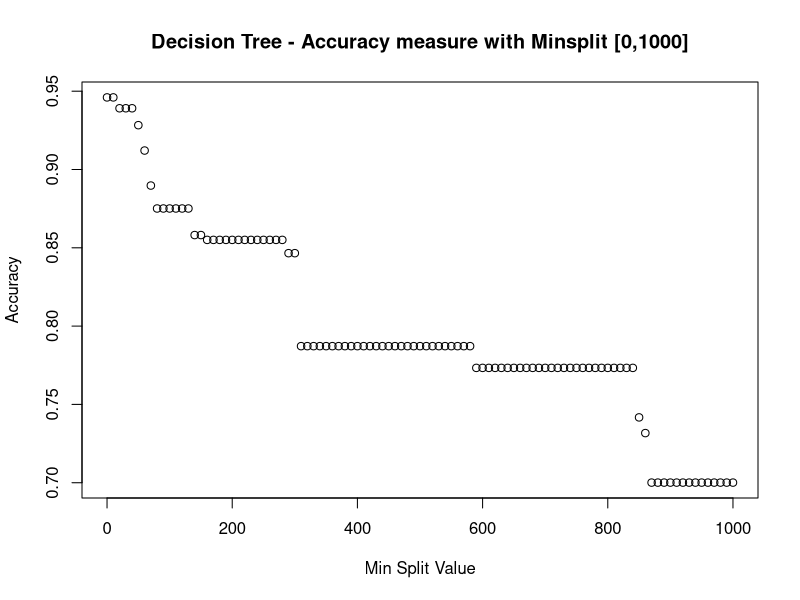
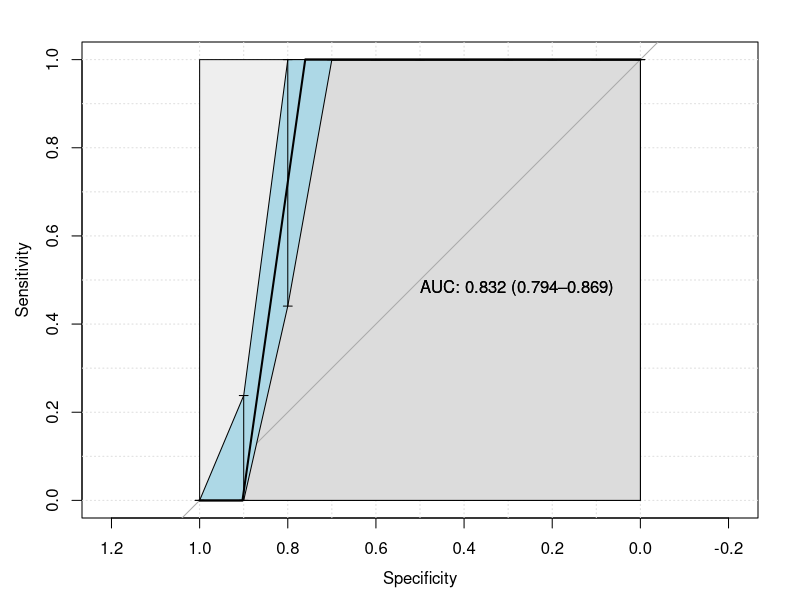
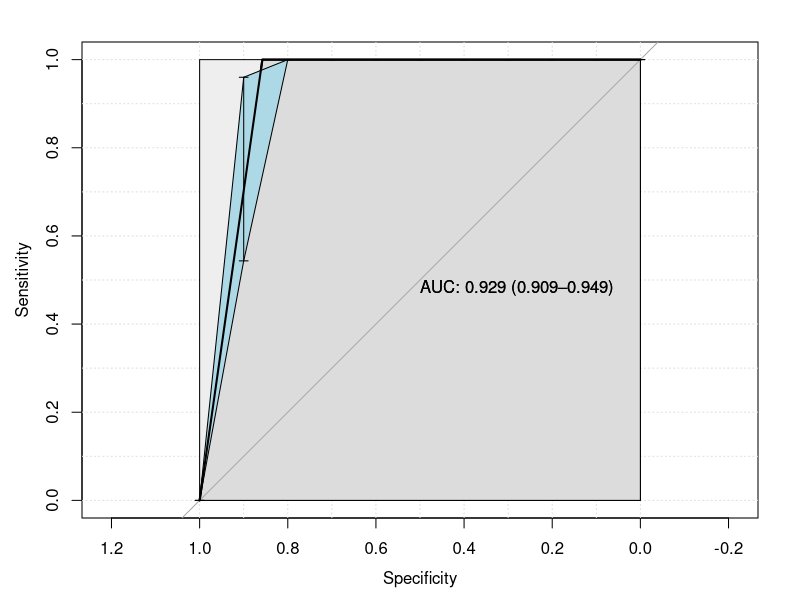
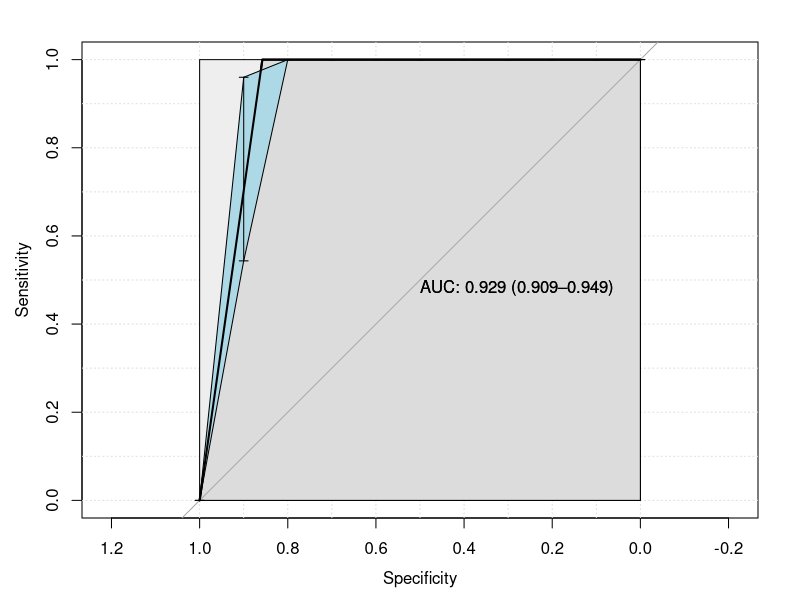
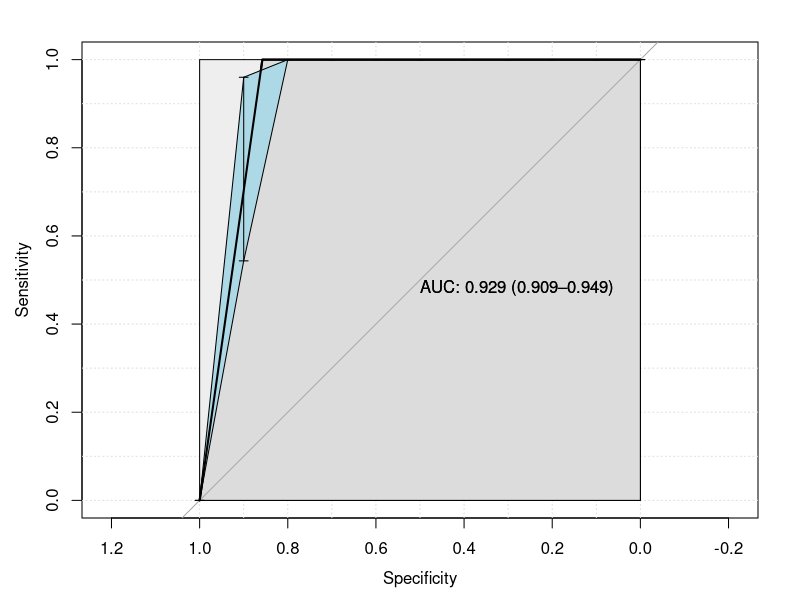
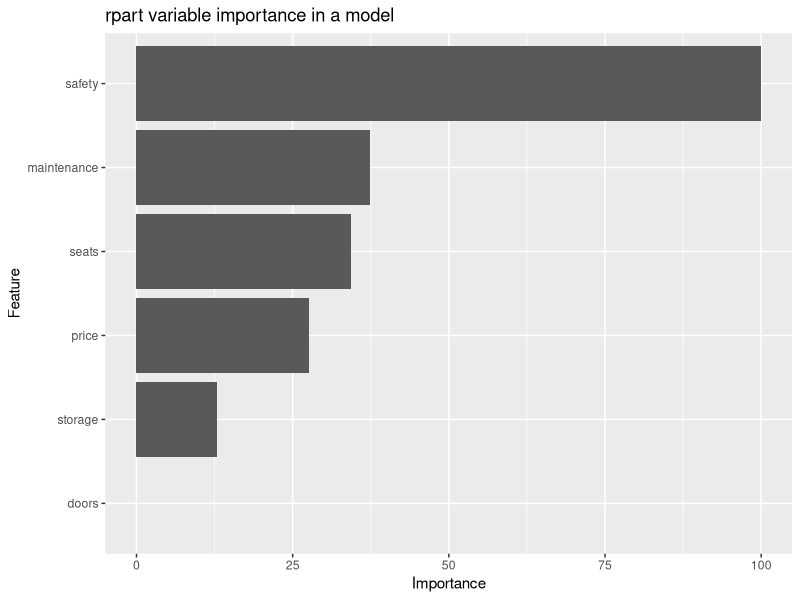

Here is the R script that generated these plots, in order: (Note: this script raises an error after producing the figures.)
# install.packages("rpart")
# install.packages("pROC")
# install.packages('caTools')
# install.packages("randomForest")
# install.packages("caret")
# install.packages("e1071")
# install.packages("ggplot2")

setwd("F:/SMU2/Data mining/Assignment2")
#-----------------Decision tree----------------------#
#           
#       RPART
#
#
library(rpart)
library(pROC)
library(randomForest)
library(caret)
library(ggplot2)
set.seed(123)
carData=read.csv("car.csv")
summary(carData)
# View(carData)

x=carData[,1:6]
y=carData[,7]

# Splitting the dataset into the Training set and Test set
library(caTools)
set.seed(123)
split = sample.split(carData$shouldBuy, SplitRatio = 0.75)
training_set = subset(carData, split == TRUE)
test_set = subset(carData, split == FALSE)

list_data <- c()


#-----------------Decision Tree , Evaluating accuracy for different minsplit -------------------#

library(rpart)
for (i in seq(0, 1000, 10)){
  treeCar = rpart(shouldBuy~.,data=training_set,method="class",control=rpart.control(minsplit=i))
  #Pridiction
  predCar=predict(treeCar,training_set,type="class")
  #Matrix
  treeCM=table(training_set[,7],predCar)
  treeCM
  #Accuracy
  accuracy = sum(diag(treeCM))/sum(treeCM)
  list_data <- c(list_data,accuracy)
}

temp_list_data <- c(seq(0, 1000, 10)) 
temp_list_data
list_data
plot(y=list_data,x=temp_list_data,
     main = "Decision Tree - Accuracy measure with Minsplit [0,1000]",
     ylab = "Accuracy",
     xlab = "Min Split Value")


#-----------------Decision Tree , choosing minsplit as 140 ---------------------------------#
library(rpart)
treeCar = rpart(shouldBuy~.,data=training_set,method="class",control=rpart.control(minsplit=140))
treeCar

predCar=predict(treeCar,training_set,type="class")
#Matrix
treeCM=table(training_set[,7],predCar)
treeCM
#Accuracy of the prediction using Decision Tree
accuracy=sum(diag(treeCM))/sum(treeCM)
accuracy
#-----------------Decision Tree , ROC curves ---------------------------------#

predCar_prob=predict(treeCar,training_set,type="prob")
predCar_prob
roc_1 = roc(training_set[,"shouldBuy"],predCar_prob[,1],smoothed = TRUE,
            # arguments for ci
            ci=TRUE, ci.alpha=0.9, stratified=FALSE,
            # arguments for plot
            plot=TRUE, auc.polygon=TRUE, max.auc.polygon=TRUE, grid=TRUE,
            print.auc=TRUE, show.thres=TRUE)
sens.ci <- ci.se(roc_1)
plot(sens.ci, type="shape", col="lightblue")
## Warning in plot.ci.se(sens.ci, type = "shape", col = "lightblue"): Low
## definition shape.
plot(sens.ci, type="bars")


roc_2 = roc(training_set[,"shouldBuy"],predCar_prob[,2],smoothed = TRUE,
            # arguments for ci
            ci=TRUE, ci.alpha=0.9, stratified=FALSE,
            # arguments for plot
            plot=TRUE, auc.polygon=TRUE, max.auc.polygon=TRUE, grid=TRUE,
            print.auc=TRUE, show.thres=TRUE)
sens.ci <- ci.se(roc_2)
plot(sens.ci, type="shape", col="lightblue")
## Warning in plot.ci.se(sens.ci, type = "shape", col = "lightblue"): Low
## definition shape.
plot(sens.ci, type="bars")

roc_3 = roc(training_set[,"shouldBuy"],predCar_prob[,3],smoothed = TRUE,
            # arguments for ci
            ci=TRUE, ci.alpha=0.9, stratified=FALSE,
            # arguments for plot
            plot=TRUE, auc.polygon=TRUE, max.auc.polygon=TRUE, grid=TRUE,
            print.auc=TRUE, show.thres=TRUE)
sens.ci <- ci.se(roc_3)
plot(sens.ci, type="shape", col="lightblue")
## Warning in plot.ci.se(sens.ci, type = "shape", col = "lightblue"): Low
## definition shape.
plot(sens.ci, type="bars")

roc_4 = roc(training_set[,"shouldBuy"],predCar_prob[,4],smoothed = TRUE,
            # arguments for ci
            ci=TRUE, ci.alpha=0.9, stratified=FALSE,
            # arguments for plot
            plot=TRUE, auc.polygon=TRUE, max.auc.polygon=TRUE, grid=TRUE,
            print.auc=TRUE, show.thres=TRUE)
sens.ci <- ci.se(roc_4)
plot(sens.ci, type="shape", col="lightblue")
## Warning in plot.ci.se(sens.ci, type = "shape", col = "lightblue"): Low
## definition shape.
plot(sens.ci, type="bars")

#-----------------Decision Tree , K Fold ---------------------------------#

library(caret)
library(e1071)
control <- trainControl(method="cv", number=10, savePredictions=TRUE)
seed <- 123
metric <- "Accuracy"
set.seed(seed)
rf_default <- train(x,y, method="rpart", metric=metric, control = rpart.control(minsplit = 140), 
                    trControl=control)
print(rf_default)
varImp(rf_default)
p = ggplot(varImp(rf_default))
p + ggtitle("rpart variable importance in a model")


#----------------------------------------------------------------#
# Random Forest
# 
# 
setwd("F:/SMU2/Data mining/Assignment2")

library(rpart)
library(pROC)
library(randomForest)
library(caret)

carData=read.csv("car.csv")
summary(carData)

# Splitting the dataset into the Training set and Test set
library(caTools)
set.seed(123)
split = sample.split(carData$shouldBuy, SplitRatio = 0.75)
training_set = subset(carData, split == TRUE)
test_set = subset(carData, split == FALSE)

x=training_set[,1:6]
y=training_set[,7]

list_data <- c()

#-------------Random Forest optimal ntree-------------#

library(randomForest)
for (i in seq(100, 700, 10)){
  rf=randomForest(x,y, ntree=i)
  rfp=predict(rf,x)
  rfCM=table(rfp,y)
  accuracy = sum(diag(rfCM))/sum(rfCM)
  list_data <- c(list_data,accuracy)
}

temp_list_data <- c(seq(100, 700, 10)) 
temp_list_data
list_data
plot(y=list_data,x=temp_list_data,
     main = "Random forest - Accuracy measure with ntree [100,700]",
     ylab = "Accuracy",
     xlab = "ntree")

#------------Random Forest , choose ntree 260 as the accuracy 1--------#

x=training_set[,1:6]
y=training_set[,7]

rf=randomForest(x,y, ntree=260)
rfp=predict(rf,test_set[,1:6])
rfCM=table(rfp,test_set[,7])
rfCM
#Accuracy of the prediction using randomForest
accuracy = sum(diag(rfCM))/sum(rfCM)
accuracy

#------------Random Forest ROC curves ---------------#
rf_prob = predict(rf,x,type="prob")


roc_1 = roc(training_set[,"shouldBuy"],rf_prob[,1],smoothed = TRUE,
            # arguments for ci
            ci=TRUE, ci.alpha=0.9, stratified=FALSE,
            # arguments for plot
            plot=TRUE, auc.polygon=TRUE, max.auc.polygon=TRUE, grid=TRUE,
            print.auc=TRUE, show.thres=TRUE)
sens.ci <- ci.se(roc_1)
plot(sens.ci, type="shape", col="lightblue")
## Warning in plot.ci.se(sens.ci, type = "shape", col = "lightblue"): Low
## definition shape.
plot(sens.ci, type="bars")


roc_2 = roc(training_set[,"shouldBuy"],rf_prob[,2],smoothed = TRUE,
            # arguments for ci
            ci=TRUE, ci.alpha=0.9, stratified=FALSE,
            # arguments for plot
            plot=TRUE, auc.polygon=TRUE, max.auc.polygon=TRUE, grid=TRUE,
            print.auc=TRUE, show.thres=TRUE)
sens.ci <- ci.se(roc_2)
plot(sens.ci, type="shape", col="lightblue")
## Warning in plot.ci.se(sens.ci, type = "shape", col = "lightblue"): Low
## definition shape.
plot(sens.ci, type="bars")

roc_3 = roc(training_set[,"shouldBuy"],rf_prob[,3],smoothed = TRUE,
            # arguments for ci
            ci=TRUE, ci.alpha=0.9, stratified=FALSE,
            # arguments for plot
            plot=TRUE, auc.polygon=TRUE, max.auc.polygon=TRUE, grid=TRUE,
            print.auc=TRUE, show.thres=TRUE)
sens.ci <- ci.se(roc_3)
plot(sens.ci, type="shape", col="lightblue")
## Warning in plot.ci.se(sens.ci, type = "shape", col = "lightblue"): Low
## definition shape.
plot(sens.ci, type="bars")

roc_4 = roc(training_set[,"shouldBuy"],rf_prob[,4],smoothed = TRUE,
            # arguments for ci
            ci=TRUE, ci.alpha=0.9, stratified=FALSE,
            # arguments for plot
            plot=TRUE, auc.polygon=TRUE, max.auc.polygon=TRUE, grid=TRUE,
            print.auc=TRUE, show.thres=TRUE)
sens.ci <- ci.se(roc_4)
plot(sens.ci, type="shape", col="lightblue")
## Warning in plot.ci.se(sens.ci, type = "shape", col = "lightblue"): Low
## definition shape.
plot(sens.ci, type="bars")



#-------Random Foresh K fold----------------------------#

x=carData[,1:6]
y=carData[,7]

# Use caret package for 10 fold cross validation
library(caret)
control <- trainControl(method="repeatedcv", number=10, repeats=3)
seed <- 123
metric <- "Accuracy"
set.seed(seed)
rf_default <- train(x,y, method="rf",ntree = 260, metric=metric, trControl=control)
print(rf_default)
varImp(rf_default)
ggplot(varImp(rf_default))+ggtitle("Random Forest variable importance in a model")
